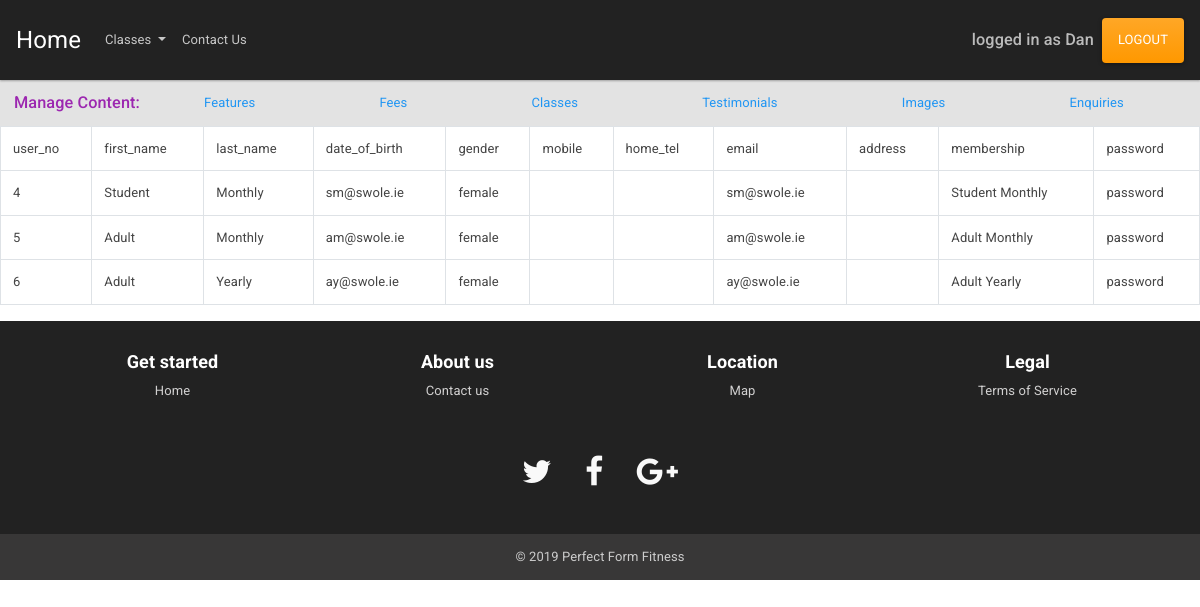
The page /showtables.php on the database its author committed.
### tables this page shows
CREATE TABLE `member` (
  `user_no` int(11) NOT NULL AUTO_INCREMENT,
  `first_name` varchar(30) NOT NULL,
  `last_name` varchar(30) NOT NULL,
  `date_of_birth` date NOT NULL,
  `gender` varchar(20) NOT NULL,
  `mobile` varchar(15) NOT NULL,
  `home_tel` varchar(15) NOT NULL,
  `email` varchar(50) NOT NULL,
  `address` varchar(100) NOT NULL,
  `membership` varchar(60) NOT NULL,
  `password` varchar(50) NOT NULL,
  PRIMARY KEY (`user_no`),
  KEY `membership` (`membership`),
  CONSTRAINT `member_ibfk_1` FOREIGN KEY (`membership`) REFERENCES `fees` (`membership_type`) ON DELETE CASCADE ON UPDATE CASCADE
);

### showtables.php (the view, shortened to what this page needs)
<?php
include 'header.php';
        $sql = "SELECT * FROM member";
if($result = mysqli_query($conn, $sql)){
    if(mysqli_num_rows($result)>0){
        echo "<table class='table table-stripped table-hover table-condensed table-bordered'>
                <tr>
                <th>user_no</th>
                <th>first_name</th>
                <th>last_name</th>
                <th>date_of_birth</th>
                <th>gender</th>
                <th>mobile</th>
                <th>home_tel</th>
                <th>email</th>
                <th>address</th>
                <th>membership</th>
                <th>password</th>
                </tr>
        ";
        while($row = mysqli_fetch_array($result, MYSQLI_ASSOC)){
            echo "<tr>";
                echo "<td>" . $row["user_no"] . "</td>";
                echo "<td>" . $row["first_name"] . "</td>";
                echo "<td>" . $row["last_name"] . "</td>";
                echo "<td>" . $row["email"] . "</td>";
                echo "<td>" . $row["gender"] . "</td>";
                echo "<td>" . $row["mobile"] . "</td>";
                echo "<td>" . $row["home_tel"] . "</td>";
                echo "<td>" . $row["email"] . "</td>";
                echo "<td>" . $row["address"] . "</td>";
                echo "<td>" . $row["membership"] . "</td>";
                echo "<td>" . $row["password"] . "</td>";
            echo "</tr>";
        }
        echo "</table>";
    }else{
        ?>
        <h4>Error with the table</h4>
        <?php
    }
}else{
    echo "<p>Unable to excecute: $sql. " . mysqli_error($conn) ."</p>";
}
include 'footer.php';
?>

### css/style.css (style rules this page uses)
* { box-sizing: border-box; }

### css/Footer.css (style rules this page uses)
html { height: 100% !important; }
body { display: flex; display: -webkit-flex; flex-direction: column; -webkit-flex-direction: column; height: 100%; }

### rows shown on the page
member: user_no "4", first_name "Student", last_name "Monthly", email "sm@swole.ie", gender "female", membership "Student Monthly", password "password"
member: user_no "5", first_name "Adult", last_name "Monthly", email "am@swole.ie", gender "female", membership "Adult Monthly", password "password"
member: user_no "6", first_name "Adult", last_name "Yearly", email "ay@swole.ie", gender "female", membership "Adult Yearly", password "password"

### other values the page prints
_SESSION['first_name'] "Dan"
